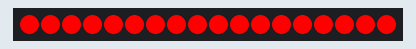
A program run on a simulated BBC micro:bit running MicroPython. Shown: 18 RGB LEDs in strip order, left to right.

Above: at 0.1 s.
At 1.1 s:
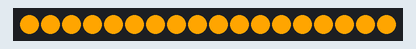
At 3.1 s:
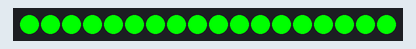
At 4.1 s:
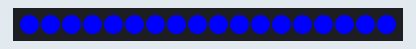
At 6.1 s:
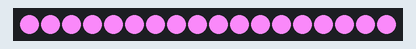
At 7.1 s:
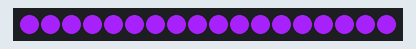

The program:

microbit-Code_1.py
```python
from microbit import *
import neopixel

np = neopixel.NeoPixel(pin5, 18)

while True:
    for pixel_id1 in range(0, len(np)):
        np[pixel_id1] = (255, 0, 0)
        np.show()
    sleep(1000)
    for pixel_id2 in range(0, len(np)):
        np[pixel_id2] = (255, 165, 0)
        np.show()
    sleep(1000)
    for pixel_id3 in range(0, len(np)):
        np[pixel_id3] = (255, 255, 0)
        np.show()
    sleep(1000)
    for pixel_id4 in range(0, len(np)):
        np[pixel_id4] = (0, 255, 0)
        np.show()
    sleep(1000)
    for pixel_id5 in range(0, len(np)):
        np[pixel_id5] = (0, 0, 255)
        np.show()
    sleep(1000)
    for pixel_id6 in range(0, len(np)):
        np[pixel_id6] = (75, 0, 130)
        np.show()
    sleep(1000)
    for pixel_id7 in range(0, len(np)):
        np[pixel_id7] = (238, 130, 238)
        np.show()
    sleep(1000)
    for pixel_id8 in range(0, len(np)):
        np[pixel_id8] = (160, 32, 240)
        np.show()
    sleep(1000)
    for pixel_id9 in range(0, len(np)):
        np[pixel_id9] = (255, 255, 255)
    sleep(1000)
```

Measured:
- by itself, everything shown: repeats every 9.1 s, in 8 steps
- what the display in image 1 shows lasts 1.0 s, from 1.0 s to 2.0 s
- what the display in image 5 shows lasts 2.0 s, from 7.1 s to 9.1 s
